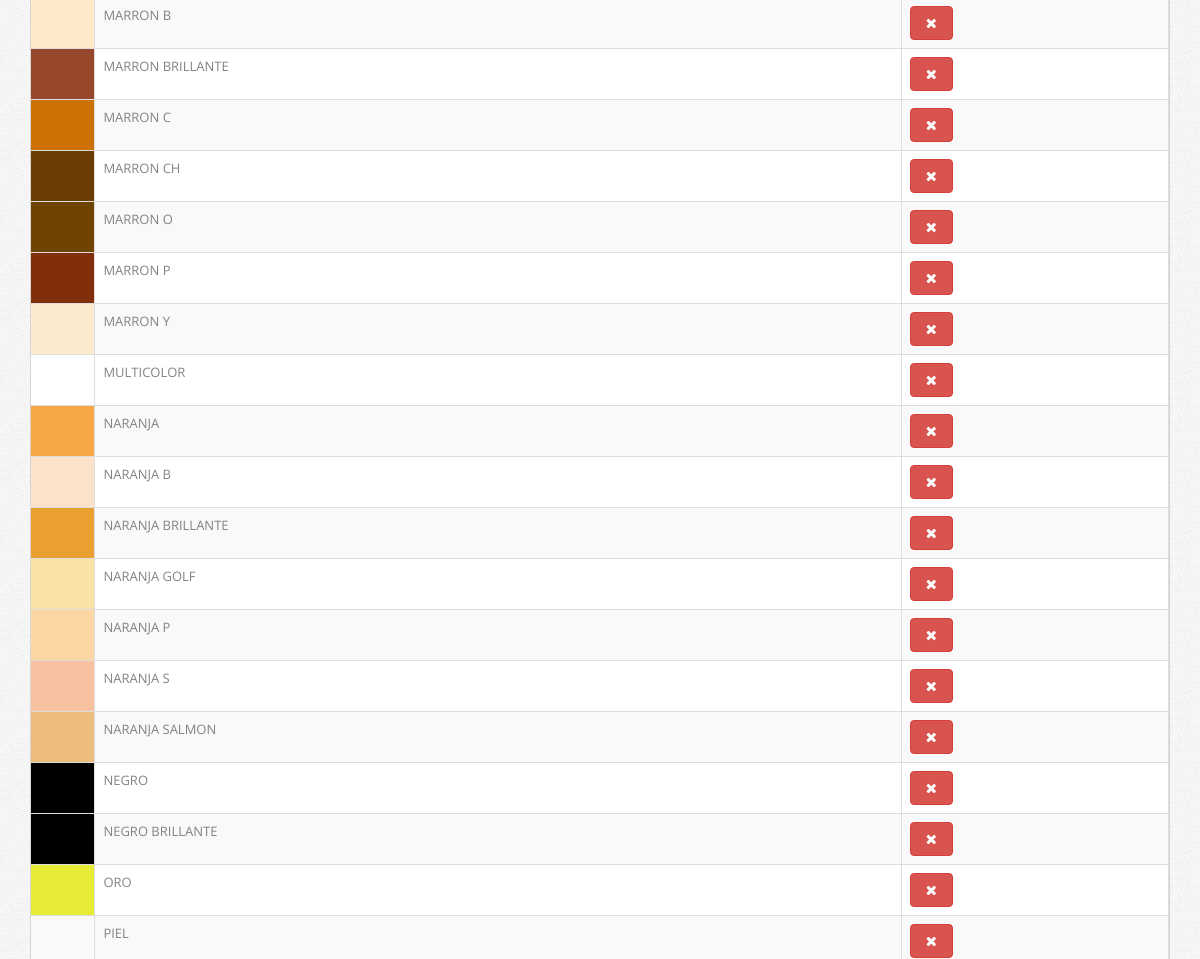
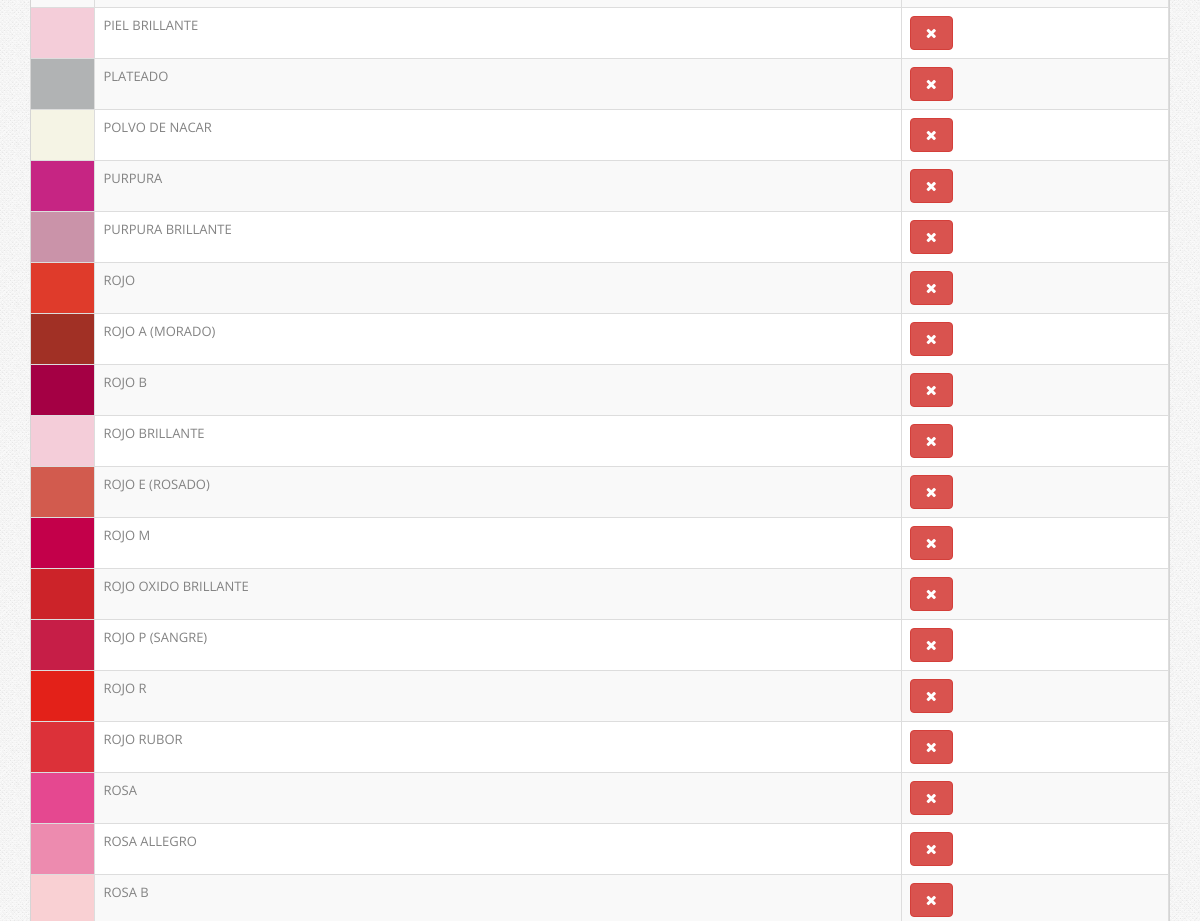
The page /admin/producto-color.php (signed in, middle part) on the database as committed earlier (2 pictures, top to bottom).
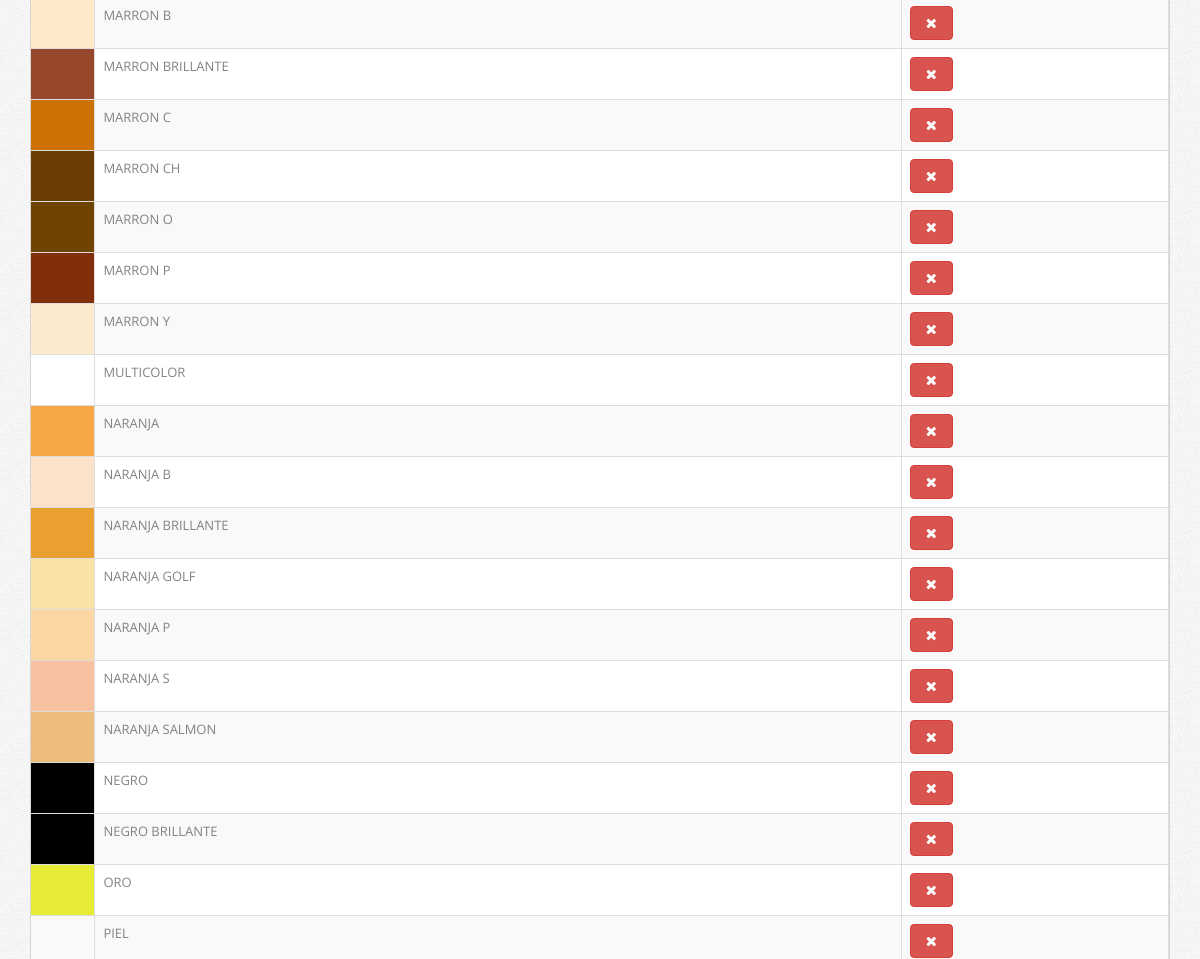
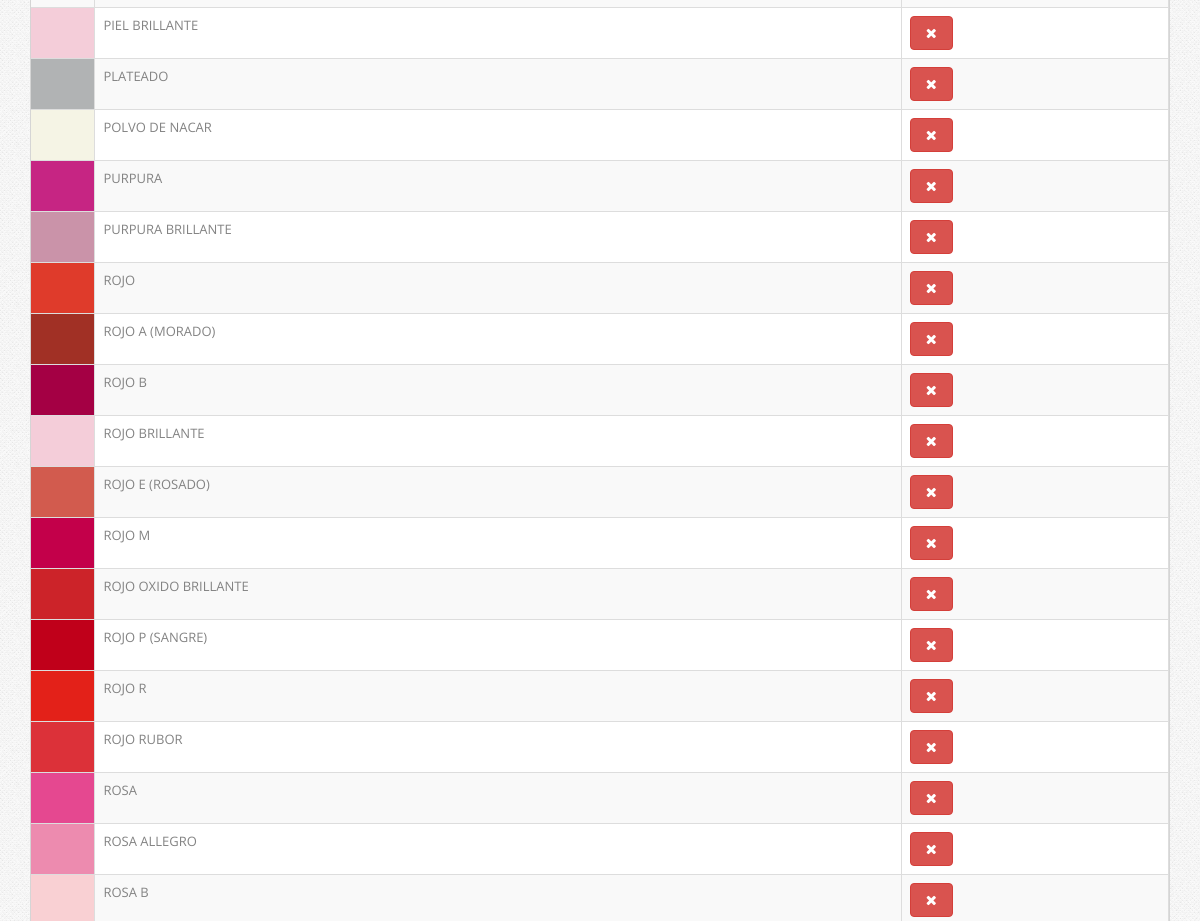
The same page on the database as committed later (2 pictures, top to bottom).
### tables this page shows
CREATE TABLE IF NOT EXISTS `colores` (
  `id` int(11) NOT NULL AUTO_INCREMENT,
  `nombre` varchar(150) NOT NULL,
  `codigo` varchar(10) NOT NULL,
  PRIMARY KEY (`id`)
);

### admin/class/Product.class.php (called while the page is built, shortened)
<?php
class Producto{
    public function getColores(){
        $mysqli = DataBase::connex();
        $query = '
			SELECT
                *
            FROM
                colores
            ORDER BY
              nombre
            ASC
		';
        $result = $mysqli->query($query);
        if($result->num_rows > 0){
            while ($row = $result->fetch_assoc()){
                $colores[] = $row;
            }
            return $colores;
        }else{
            return false;
        }
    }
}

### admin/producto-color.php (the view, shortened to what this page needs)
<?php
    $product = new Producto();
    $colores = $product->getColores();
?>
<!DOCTYPE html>
<html lang="es">
<head>
    <?php include("includes/style.php"); ?>
</head>
<body>
<div class="main">
    <div class="container">
        <div class="widget widget-table action-table">
            <div class="widget-content">
                <table class="table table-striped table-bordered">
                    <tbody>
                    <?php if(!empty($colores)){foreach($colores as $color){ ?>
                        <tr>
                            <td id="nombre-<?php echo $color['id']?>" style="width: 50px; background-color: <?php echo $color['codigo']?>"></td>
                            <td id="nombre-<?php echo $color['id']?>"><?php echo $color['nombre']?></td>
                            <td class="td-actions">
                                <a id="<?php echo $color['id']?>" href="#test-modal" class="btn btn-danger btn-small borrar-usuario"><i class="btn-icon-only icon-remove"> </i></a>
                            </td>
                        </tr>
                    <?php }} ?>
                    </tbody>
                </table>
            </div>
        </div>
    </div>
</div>
</body>
</html>

Rows that differ between the two databases and show on the page:
changed colores "MULTICOLOR": codigo "#FFFFFF" → "#grad" (drawn)
changed colores "ROJO P (SANGRE)": codigo "#c61e47" → "#c0001a" (drawn)
